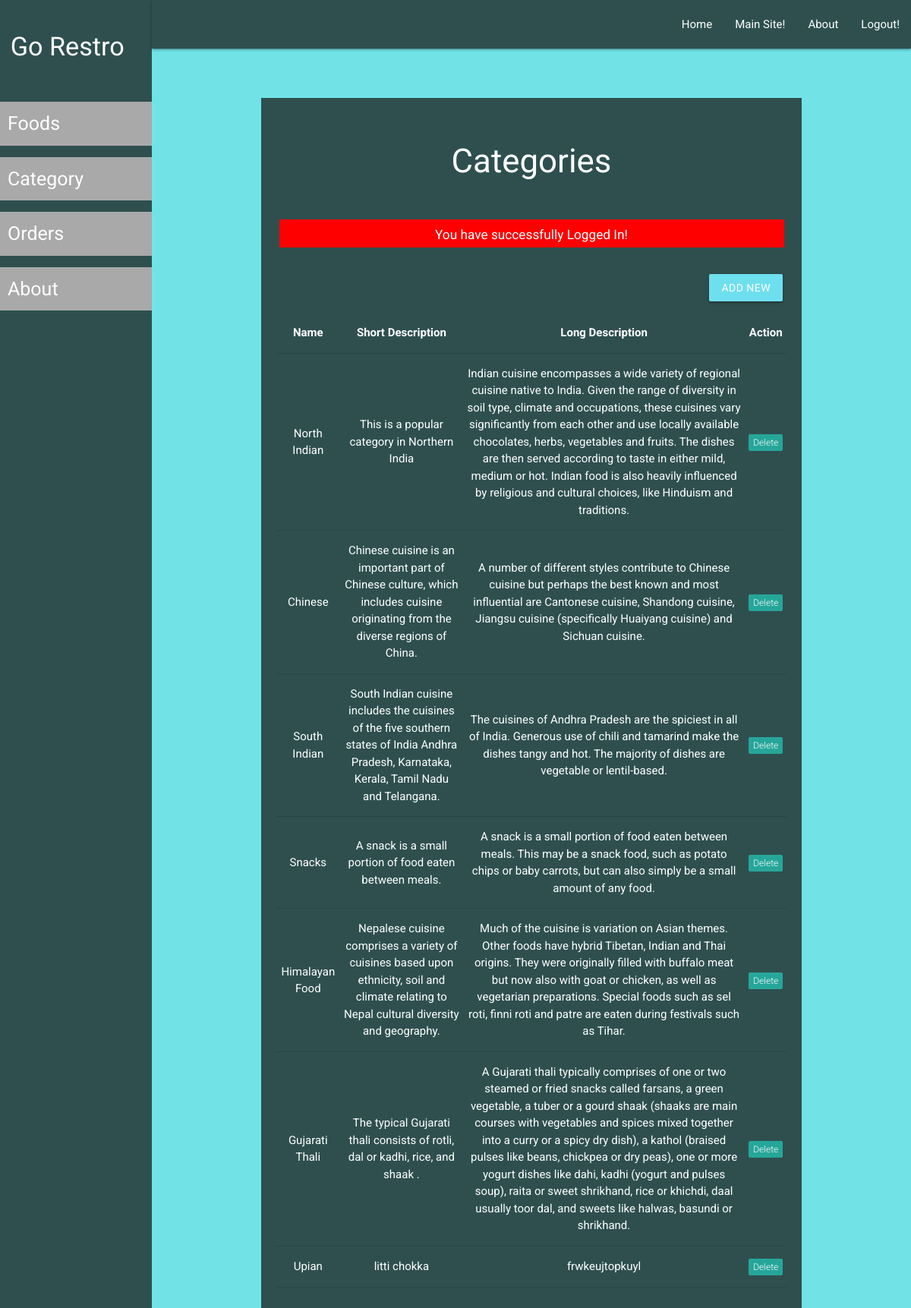
The app's page /admin/category-list.php (signed in) with its own data.
### tables this page shows
CREATE TABLE `categories` (
  `id` int(11) NOT NULL,
  `name` varchar(250) NOT NULL,
  `short_desc` varchar(250) NOT NULL,
  `long_desc` varchar(500) NOT NULL
);

### admin/category-list.php (the view, shortened to what this page needs)
<?php require('layout/header.php'); ?>
<?php require('layout/left-sidebar-long.php'); ?>
<?php require('layout/topnav.php'); ?>
<?php require('layout/left-sidebar-short.php'); ?>
<?php
require('../backends/connection-pdo.php');
$sql = 'SELECT * FROM categories';
$query  = $pdoconn->prepare($sql);
$query->execute();
$arr_all = $query->fetchAll(PDO::FETCH_ASSOC);
?>
<div class="section white-text" style="background: #2F4F4F;">
	<div class="section">
		<h3>Categories</h3>
	</div>
  <?php
    if (isset($_SESSION['msg'])) {
        echo '<div class="section center" style="margin: 5px 35px;"><div class="row" style="background: red; color: white;">
        <div class="col s12">
            <h6>'.$_SESSION['msg'].'</h6>
            </div>
        </div></div>';
    }
    ?>
	<div class="section right" style="padding: 15px 25px;">
		<a href="category-add.php" class="waves-effect waves-light btn">Add New</a>
	</div>
	<div class="section center" style="padding: 20px;">
		<table class="centered responsive-table">
        <thead>
          <tr>
              <th>Name</th>
              <th>Short Description</th>
              <th>Long Description</th>
              <th>Action</th>
          </tr>
        </thead>
        <tbody>
          <?php
            foreach ($arr_all as $key) {
          ?>
          <tr>
            <td><?php echo $key['name']; ?></td>
            <td><?php echo $key['short_desc']; ?></td>
            <td><?php echo $key['long_desc']; ?></td>
            <td><a href="../backends/admin/cat-delete.php?id=<?php echo $key['id']; ?>"><span class="new badge" data-badge-caption="">Delete</span></a></td>
          </tr>
          <?php } ?>
        </tbody>
      </table>
	</div>
</div>
<?php require('layout/footer.php'); ?>

### css/form-style.css (style rules this page uses)
body { background: #71e3e7; font-family: "Roboto", sans-serif; -webkit-font-smoothing: antialiased; -moz-osx-font-smoothing: grayscale; }
.btn, .btn:active, .btn:hover { background: #6edfee !important; width: 100%; }
.row { margin-bottom: 0 !important; }
.col { padding: 0 !important; }

### records on screen
categories: name "North Indian", short_desc "This is a popular category in Northern India", long_desc "Indian cuisine encompasses a wide variety of regional cuisine native to India. Given the range of diversity in soil type, climate and occupations, these cuisines vary significantly from each other and use locally available chocolates, herbs, vegetables and fruits. The dishes are then served according to taste in either mild, medium or hot. Indian food is also heavily influenced by religious and cultural choices, like Hinduism and traditions."
categories: name "Chinese", short_desc "Chinese cuisine is an important part of Chinese culture, which includes cuisine originating from the diverse regions of China.", long_desc "A number of different styles contribute to Chinese cuisine but perhaps the best known and most influential are Cantonese cuisine, Shandong cuisine, Jiangsu cuisine (specifically Huaiyang cuisine) and Sichuan cuisine."
categories: name "South Indian", short_desc "South Indian cuisine includes the cuisines of the five southern states of India Andhra Pradesh, Karnataka, Kerala, Tamil Nadu and Telangana.", long_desc "The cuisines of Andhra Pradesh are the spiciest in all of India. Generous use of chili and tamarind make the dishes tangy and hot. The majority of dishes are vegetable or lentil-based."
categories: name "Snacks", short_desc "A snack is a small portion of food eaten between meals.", long_desc "A snack is a small portion of food eaten between meals. This may be a snack food, such as potato chips or baby carrots, but can also simply be a small amount of any food."
categories: name "Himalayan Food", short_desc "Nepalese cuisine comprises a variety of cuisines based upon ethnicity, soil and climate relating to Nepal cultural diversity and geography.", long_desc "Much of the cuisine is variation on Asian themes. Other foods have hybrid Tibetan, Indian and Thai origins. They were originally filled with buffalo meat but now also with goat or chicken, as well as vegetarian preparations. Special foods such as sel roti, finni roti and patre are eaten during festivals such as Tihar."
categories: name "Gujarati Thali", short_desc "The typical Gujarati thali consists of rotli, dal or kadhi, rice, and shaak .", long_desc "A Gujarati thali typically comprises of one or two steamed or fried snacks called farsans, a green vegetable, a tuber or a gourd shaak (shaaks are main courses with vegetables and spices mixed together into a curry or a spicy dry dish), a kathol (braised pulses like beans, chickpea or dry peas), one or more yogurt dishes like dahi, kadhi (yogurt and pulses soup), raita or sweet shrikhand, rice or khichdi, daal usually toor dal, and sweets like halwas, basundi or shrikhand."
categories: name "Upian", short_desc "litti chokka", long_desc "frwkeujtopkuyl"

### other values on screen
$_SESSION['msg'] "You have successfully Logged In!"
